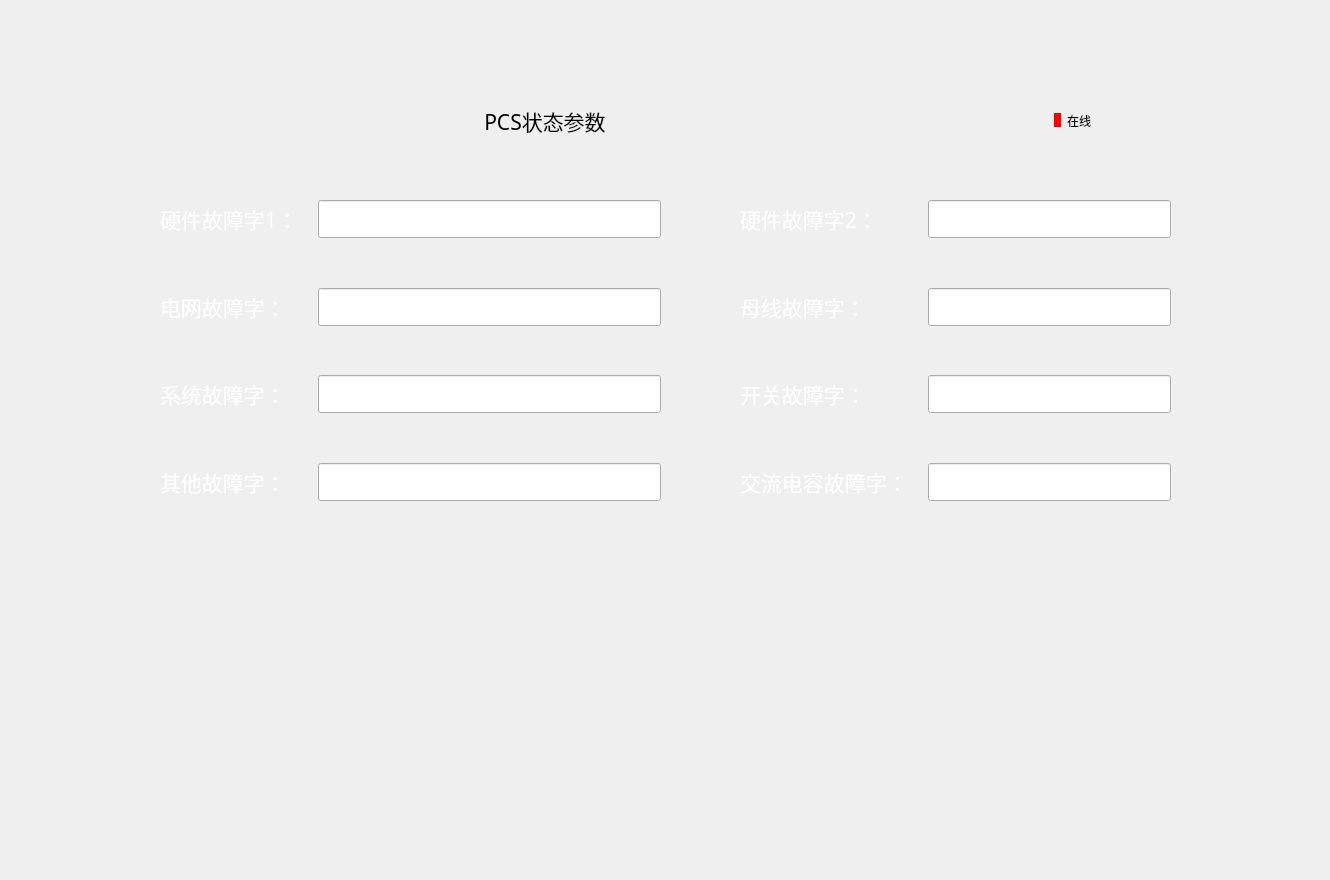
        <widget class="QWidget" name="BMSMonitorPage">
         <widget class="QWidget" name="widget_8" native="true">
          <property name="geometry">
           <rect>
            <x>100</x>
            <y>20</y>
            <width>1221</width>
            <height>851</height>
           </rect>
          </property>
          <property name="styleSheet">
           <string notr="true">QWidget#widget_8
{
    border-image: url(:/res/Boxback.png);
}</string>
          </property>
          <widget class="QWidget" name="widget_5" native="true">
           <property name="geometry">
            <rect>
             <x>50</x>
             <y>20</y>
             <width>941</width>
             <height>161</height>
            </rect>
           </property>
           <property name="styleSheet">
            <string notr="true">background-color:transparent;</string>
           </property>
           <layout class="QHBoxLayout" name="horizontalLayout_9" stretch="0,1,1,0,0">
            <item>
             <spacer name="horizontalSpacer_31">
              <property name="orientation">
               <enum>Qt::Horizontal</enum>
              </property>
              <property name="sizeHint" stdset="0">
               <size>
                <width>227</width>
                <height>40</height>
               </size>
              </property>
             </spacer>
            </item>
            <item>
             <widget class="QLabel" name="label_36">
              <property name="font">
               <font>
                <family>宋体</family>
                <pointsize>16</pointsize>
               </font>
              </property>
              <property name="styleSheet">
               <string notr="true">background-color:transparent;
border-image: url();</string>
              </property>
              <property name="text">
               <string>PCS状态参数</string>
              </property>
              <property name="alignment">
               <set>Qt::AlignCenter</set>
              </property>
             </widget>
            </item>
            <item>
             <spacer name="horizontalSpacer_32">
              <property name="orientation">
               <enum>Qt::Horizontal</enum>
              </property>
              <property name="sizeHint" stdset="0">
               <size>
                <width>494</width>
                <height>40</height>
               </size>
              </property>
             </spacer>
            </item>
            <item>
             <widget class="QLabel" name="modbus_status_5">
              <property name="sizePolicy">
               <sizepolicy hsizetype="Preferred" vsizetype="Fixed">
                <horstretch>0</horstretch>
                <verstretch>0</verstretch>
               </sizepolicy>
              </property>
              <property name="styleSheet">
               <string notr="true">background-color: rgb(255, 0, 0);
border-image: url();</string>
              </property>
              <property name="text">
               <string/>
              </property>
             </widget>
            </item>
            <item>
             <widget class="QLabel" name="label_37">
              <property name="styleSheet">
               <string notr="true">border-image: url();
background-color:transparent;</string>
              </property>
              <property name="text">
               <string>在线</string>
              </property>
             </widget>
            </item>
           </layout>
          </widget>
          <widget class="QWidget" name="layoutWidget_4">
           <property name="geometry">
            <rect>
             <x>640</x>
             <y>170</y>
             <width>451</width>
             <height>321</height>
            </rect>
           </property>
           <layout class="QGridLayout" name="gridLayout_29">
            <property name="topMargin">
             <number>10</number>
            </property>
            <property name="rightMargin">
             <number>20</number>
            </property>
            <property name="bottomMargin">
             <number>10</number>
            </property>
            <property name="spacing">
             <number>20</number>
            </property>
            <item row="0" column="0">
             <widget class="QLabel" name="label_69">
              <property name="font">
               <font>
                <family>黑体</family>
                <pointsize>16</pointsize>
               </font>
              </property>
              <property name="text">
               <string>&lt;html&gt;&lt;head/&gt;&lt;body&gt;&lt;p&gt;&lt;span style=&quot; color:#ffffff;&quot;&gt;硬件故障字2：&lt;/span&gt;&lt;/p&gt;&lt;/body&gt;&lt;/html&gt;</string>
              </property>
             </widget>
            </item>
            <item row="3" column="0">
             <spacer name="verticalSpacer_73">
              <property name="orientation">
               <enum>Qt::Vertical</enum>
              </property>
              <property name="sizeHint" stdset="0">
               <size>
                <width>20</width>
                <height>40</height>
               </size>
              </property>
             </spacer>
            </item>
            <item row="4" column="1">
             <widget class="QLineEdit" name="lineEdit_66">
              <property name="sizePolicy">
               <sizepolicy hsizetype="Expanding" vsizetype="Expanding">
                <horstretch>0</horstretch>
                <verstretch>0</verstretch>
               </sizepolicy>
              </property>
              <property name="font">
               <font>
                <family>黑体</family>
                <pointsize>16</pointsize>
               </font>
              </property>
              <property name="styleSheet">
               <string notr="true">color: rgb(255, 255, 255);</string>
              </property>
              <property name="text">
               <string>0.0</string>
              </property>
              <property name="alignment">
               <set>Qt::AlignCenter</set>
              </property>
             </widget>
            </item>
            <item row="2" column="0">
             <widget class="QLabel" name="label_70">
              <property name="font">
               <font>
                <family>黑体</family>
                <pointsize>16</pointsize>
               </font>
              </property>
              <property name="text">
               <string>&lt;html&gt;&lt;head/&gt;&lt;body&gt;&lt;p&gt;&lt;span style=&quot; color:#ffffff;&quot;&gt;母线故障字：&lt;/span&gt;&lt;/p&gt;&lt;/body&gt;&lt;/html&gt;</string>
              </property>
             </widget>
            </item>
            <item row="5" column="0">
             <spacer name="verticalSpacer_74">
              <property name="orientation">
               <enum>Qt::Vertical</enum>
              </property>
              <property name="sizeHint" stdset="0">
               <size>
                <width>20</width>
                <height>40</height>
               </size>
              </property>
             </spacer>
            </item>
            <item row="4" column="0">
             <widget class="QLabel" name="label_71">
              <property name="font">
               <font>
                <family>黑体</family>
                <pointsize>16</pointsize>
               </font>
              </property>
              <property name="text">
               <string>&lt;html&gt;&lt;head/&gt;&lt;body&gt;&lt;p&gt;&lt;span style=&quot; color:#ffffff;&quot;&gt;开关故障字：&lt;/span&gt;&lt;/p&gt;&lt;/body&gt;&lt;/html&gt;</string>
              </property>
             </widget>
            </item>
            <item row="1" column="0">
             <spacer name="verticalSpacer_75">
              <property name="orientation">
               <enum>Qt::Vertical</enum>
              </property>
              <property name="sizeHint" stdset="0">
               <size>
                <width>20</width>
                <height>40</height>
               </size>
              </property>
             </spacer>
            </item>
            <item row="6" column="0">
             <widget class="QLabel" name="label_72">
              <property name="font">
               <font>
                <family>黑体</family>
                <pointsize>16</pointsize>
               </font>
              </property>
              <property name="text">
               <string>&lt;html&gt;&lt;head/&gt;&lt;body&gt;&lt;p&gt;&lt;span style=&quot; color:#ffffff;&quot;&gt;交流电容故障字：&lt;/span&gt;&lt;/p&gt;&lt;/body&gt;&lt;/html&gt;</string>
              </property>
             </widget>
            </item>
            <item row="6" column="1">
             <widget class="QLineEdit" name="lineEdit_67">
              <property name="sizePolicy">
               <sizepolicy hsizetype="Expanding" vsizetype="Expanding">
                <horstretch>0</horstretch>
                <verstretch>0</verstretch>
               </sizepolicy>
              </property>
              <property name="font">
               <font>
                <family>黑体</family>
                <pointsize>16</pointsize>
               </font>
              </property>
              <property name="styleSheet">
               <string notr="true">color: rgb(255, 255, 255);</string>
              </property>
              <property name="text">
               <string>0.0</string>
              </property>
              <property name="alignment">
               <set>Qt::AlignCenter</set>
              </property>
             </widget>
            </item>
            <item row="0" column="1">
             <widget class="QLineEdit" name="lineEdit_68">
              <property name="sizePolicy">
               <sizepolicy hsizetype="Expanding" vsizetype="Expanding">
                <horstretch>0</horstretch>
                <verstretch>0</verstretch>
               </sizepolicy>
              </property>
              <property name="font">
               <font>
                <family>黑体</family>
                <pointsize>16</pointsize>
               </font>
              </property>
              <property name="styleSheet">
               <string notr="true">color: rgb(255, 255, 255);</string>
              </property>
              <property name="text">
               <string>0.0</string>
              </property>
              <property name="alignment">
               <set>Qt::AlignCenter</set>
              </property>
             </widget>
            </item>
            <item row="2" column="1">
             <widget class="QLineEdit" name="lineEdit_69">
              <property name="sizePolicy">
               <sizepolicy hsizetype="Expanding" vsizetype="Expanding">
                <horstretch>0</horstretch>
                <verstretch>0</verstretch>
               </sizepolicy>
              </property>
              <property name="font">
               <font>
                <family>黑体</family>
                <pointsize>16</pointsize>
               </font>
              </property>
              <property name="styleSheet">
               <string notr="true">color: rgb(255, 255, 255);</string>
              </property>
              <property name="text">
               <string>0.0</string>
              </property>
              <property name="alignment">
               <set>Qt::AlignCenter</set>
              </property>
             </widget>
            </item>
           </layout>
          </widget>
          <widget class="QWidget" name="layoutWidget_7">
           <property name="geometry">
            <rect>
             <x>60</x>
             <y>170</y>
             <width>521</width>
             <height>321</height>
            </rect>
           </property>
           <layout class="QGridLayout" name="gridLayout_30">
            <property name="topMargin">
             <number>10</number>
            </property>
            <property name="rightMargin">
             <number>20</number>
            </property>
            <property name="bottomMargin">
             <number>10</number>
            </property>
            <property name="spacing">
             <number>20</number>
            </property>
            <item row="1" column="0">
             <spacer name="verticalSpacer_76">
              <property name="orientation">
               <enum>Qt::Vertical</enum>
              </property>
              <property name="sizeHint" stdset="0">
               <size>
                <width>20</width>
                <height>40</height>
               </size>
              </property>
             </spacer>
            </item>
            <item row="4" column="1">
             <widget class="QLineEdit" name="lineEdit_70">
              <property name="sizePolicy">
               <sizepolicy hsizetype="Expanding" vsizetype="Expanding">
                <horstretch>0</horstretch>
                <verstretch>0</verstretch>
               </sizepolicy>
              </property>
              <property name="font">
               <font>
                <family>黑体</family>
                <pointsize>16</pointsize>
               </font>
              </property>
              <property name="styleSheet">
               <string notr="true">color: rgb(255, 255, 255);</string>
              </property>
              <property name="text">
               <string>0.0</string>
              </property>
              <property name="alignment">
               <set>Qt::AlignCenter</set>
              </property>
             </widget>
            </item>
            <item row="4" column="0">
             <widget class="QLabel" name="label_73">
              <property name="font">
               <font>
                <family>黑体</family>
                <pointsize>16</pointsize>
               </font>
              </property>
              <property name="text">
               <string>&lt;html&gt;&lt;head/&gt;&lt;body&gt;&lt;p&gt;&lt;span style=&quot; color:#ffffff;&quot;&gt;系统故障字：&lt;/span&gt;&lt;/p&gt;&lt;/body&gt;&lt;/html&gt;</string>
              </property>
             </widget>
            </item>
            <item row="2" column="0">
             <widget class="QLabel" name="label_74">
              <property name="font">
               <font>
                <family>黑体</family>
                <pointsize>16</pointsize>
               </font>
              </property>
              <property name="text">
               <string>&lt;html&gt;&lt;head/&gt;&lt;body&gt;&lt;p&gt;&lt;span style=&quot; color:#ffffff;&quot;&gt;电网故障字：&lt;/span&gt;&lt;/p&gt;&lt;/body&gt;&lt;/html&gt;</string>
              </property>
             </widget>
            </item>
            <item row="3" column="0">
             <spacer name="verticalSpacer_77">
              <property name="orientation">
               <enum>Qt::Vertical</enum>
              </property>
              <property name="sizeHint" stdset="0">
               <size>
                <width>20</width>
                <height>40</height>
               </size>
              </property>
             </spacer>
            </item>
            <item row="0" column="0">
             <widget class="QLabel" name="label_75">
              <property name="font">
               <font>
                <family>黑体</family>
                <pointsize>16</pointsize>
               </font>
              </property>
              <property name="text">
               <string>&lt;html&gt;&lt;head/&gt;&lt;body&gt;&lt;p&gt;&lt;span style=&quot; color:#ffffff;&quot;&gt;硬件故障字1：&lt;/span&gt;&lt;/p&gt;&lt;/body&gt;&lt;/html&gt;</string>
              </property>
             </widget>
            </item>
            <item row="6" column="0">
             <widget class="QLabel" name="label_76">
              <property name="font">
               <font>
                <family>黑体</family>
                <pointsize>16</pointsize>
               </font>
              </property>
              <property name="text">
               <string>&lt;html&gt;&lt;head/&gt;&lt;body&gt;&lt;p&gt;&lt;span style=&quot; color:#ffffff;&quot;&gt;其他故障字：&lt;/span&gt;&lt;/p&gt;&lt;/body&gt;&lt;/html&gt;</string>
              </property>
             </widget>
            </item>
            <item row="6" column="1">
             <widget class="QLineEdit" name="lineEdit_71">
              <property name="sizePolicy">
               <sizepolicy hsizetype="Expanding" vsizetype="Expanding">
                <horstretch>0</horstretch>
                <verstretch>0</verstretch>
               </sizepolicy>
              </property>
              <property name="font">
               <font>
                <family>黑体</family>
                <pointsize>16</pointsize>
               </font>
              </property>
              <property name="styleSheet">
               <string notr="true">color: rgb(255, 255, 255);</string>
              </property>
              <property name="text">
               <string>0.0</string>
              </property>
              <property name="alignment">
               <set>Qt::AlignCenter</set>
              </property>
             </widget>
            </item>
            <item row="0" column="1">
             <widget class="QLineEdit" name="lineEdit_72">
              <property name="sizePolicy">
               <sizepolicy hsizetype="Expanding" vsizetype="Expanding">
                <horstretch>0</horstretch>
                <verstretch>0</verstretch>
               </sizepolicy>
              </property>
              <property name="font">
               <font>
                <family>黑体</family>
                <pointsize>16</pointsize>
               </font>
              </property>
              <property name="styleSheet">
               <string notr="true">color: rgb(255, 255, 255);</string>
              </property>
              <property name="text">
               <string>0.0</string>
              </property>
              <property name="alignment">
               <set>Qt::AlignCenter</set>
              </property>
             </widget>
            </item>
            <item row="2" column="1">
             <widget class="QLineEdit" name="lineEdit_73">
              <property name="sizePolicy">
               <sizepolicy hsizetype="Expanding" vsizetype="Expanding">
                <horstretch>0</horstretch>
                <verstretch>0</verstretch>
               </sizepolicy>
              </property>
              <property name="font">
               <font>
                <family>黑体</family>
                <pointsize>16</pointsize>
               </font>
              </property>
              <property name="styleSheet">
               <string notr="true">color: rgb(255, 255, 255);</string>
              </property>
              <property name="text">
               <string>0.0</string>
              </property>
              <property name="alignment">
               <set>Qt::AlignCenter</set>
              </property>
             </widget>
            </item>
            <item row="5" column="0">
             <spacer name="verticalSpacer_78">
              <property name="orientation">
               <enum>Qt::Vertical</enum>
              </property>
              <property name="sizeHint" stdset="0">
               <size>
                <width>20</width>
                <height>40</height>
               </size>
              </property>
             </spacer>
            </item>
           </layout>
          </widget>
         </widget>
        </widget>
